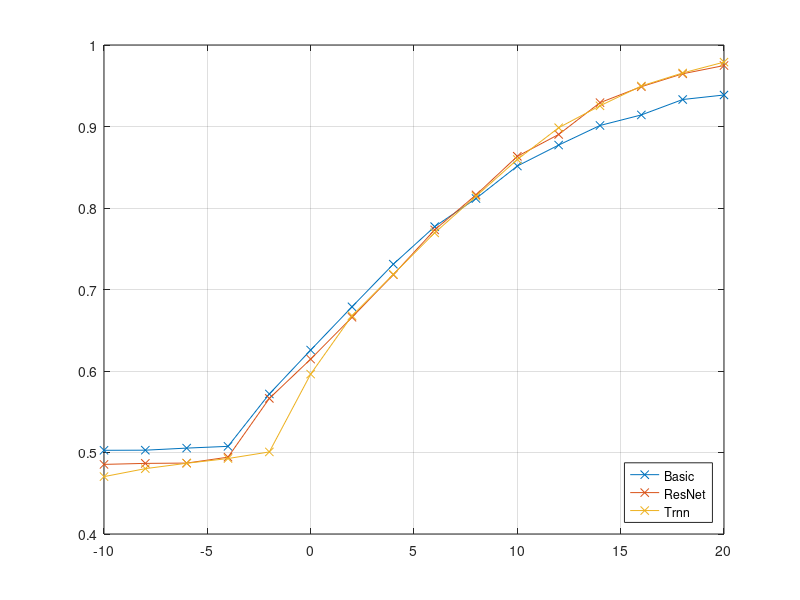
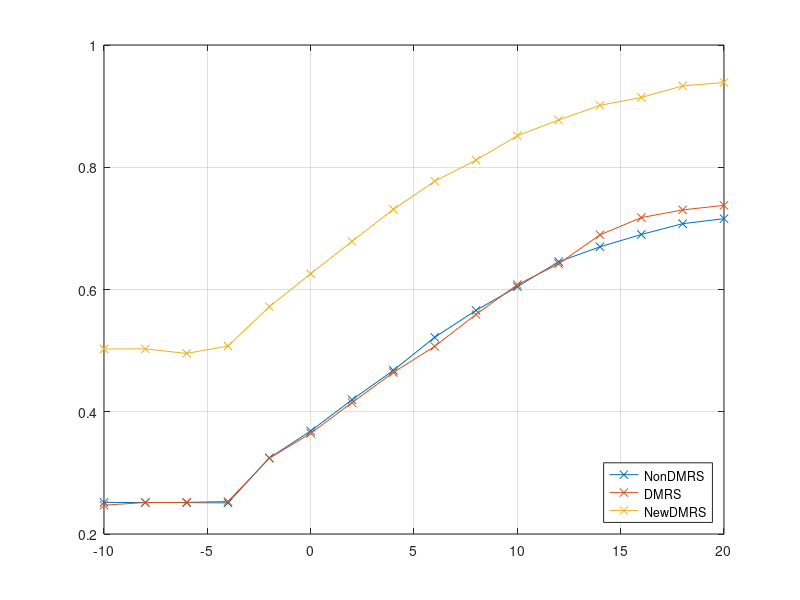
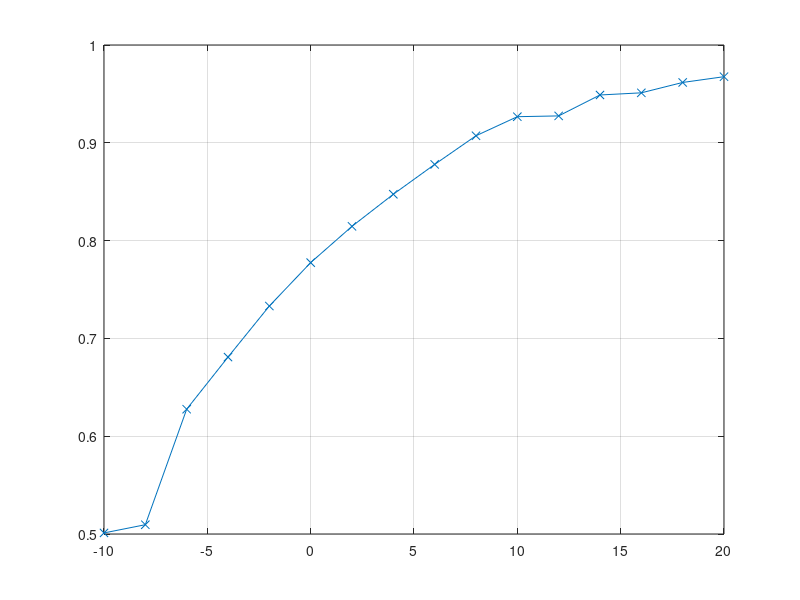

The MATLAB script that drew these images, in order:
clc, clear; close all;

snr = -10:2:20;

%% Sim01 Complexity Analysis

% NewDMRS Structure, Number of Test Data = 50000

basicNetAcc = [0.502710000000000   0.502845000000000   0.505390000000000   0.507550000000000   0.571820000000000   0.625690000000000   0.678750000000000   0.731060000000000   0.777120000000000   0.811630000000000   0.851505000000000   0.877220000000000   0.901250000000000   0.914200000000000   0.933115000000000   0.938655000000000];
basicNetTime = [12.4893311000000   11.6643151000000   11.7250251000000   11.6321512000000   11.8188733000000   11.7605831000000   11.6554020000000   11.7499376000000   11.7059616000000   11.7891560000000   11.6899642000000   11.6883154000000   11.6022984000000   11.7484516000000   11.6125921000000   11.7434726000000];

resNetAcc = [0.485415000000000	0.486650000000000	0.487012500000000   0.494270000000000   0.566370000000000   0.614575000000000   0.665970000000000   0.718165000000000   0.773140000000000   0.816105000000000   0.863410000000000   0.890235000000000   0.929250000000000   0.948840000000000   0.964680000000000   0.974795000000000];
resNetTime = [16.4982214000000   15.7844503000000   15.8205236000000   15.9284012000000   15.8093789000000   15.8924760000000   15.9965036000000   15.7939775000000   15.8930708000000   15.9079487000000   15.8848794000000   15.9653024000000   15.4976298000000   15.5205491000000   15.6052521000000   15.4870056000000];

tripleResNetAcc = [0.4704 0.4802 0.4868 0.4926 0.5007 0.5962 0.6678 0.7186 0.7695 0.8145 0.8595 0.8985 0.9254 0.9497 0.9657 0.9790];
tripleResNetTime = [];

% googleNetAcc = [];
% googleNetTime = [];

% vggNetAcc = [];
% vggNetTime = [];


figure;
plot(snr, basicNetAcc, '-x'); hold on; grid on;
plot(snr, resNetAcc, '-x'); hold on;
plot(snr, tripleResNetAcc, '-x'); hold on;
legend("Basic", "ResNet", "Trnn" ,'Location','southeast')

mean(basicNetTime)
% mean(resNetTime)
% mean(tripleResNetTime)


%% Sim02 DMRS Structure Comparison

nonDmrsAcc = [0.251710000000000	0.251515000000000	0.251320000000000	0.250910000000000	0.324415000000000	0.368515000000000	0.419605000000000	0.467680000000000	0.521710000000000	0.565880000000000	0.604515000000000	0.645480000000000	0.669845000000000	0.690040000000000	0.707660000000000	0.715890000000000];
dmrsAcc = [0.247175000000000   0.251491666666667   0.251791666666667   0.253308333333333   0.323883333333333   0.364650000000000   0.414841666666667   0.464216666666667   0.506983333333333   0.559216666666667   0.607900000000000   0.641966666666667   0.689450000000000   0.717616666666667   0.730258333333333   0.737700000000000];
newDmrsAcc = [0.502710000000000   0.502845000000000   0.495390000000000   0.507550000000000   0.571820000000000   0.625690000000000   0.678750000000000   0.731060000000000   0.777120000000000   0.811630000000000   0.851505000000000   0.877220000000000   0.901250000000000   0.914200000000000   0.933115000000000   0.938655000000000];

figure;
plot(snr, nonDmrsAcc, '-x'); hold on; grid on;
plot(snr, dmrsAcc, '-x'); hold on;
plot(snr, newDmrsAcc, '-x'); hold on;
legend("NonDMRS", "DMRS", "NewDMRS" , 'Location', 'southeast')

%% Sim03 Proposed Method Comparison

acc4Comb = [0.5011 0.5095 0.6276 0.6809 0.7331 0.7775 0.8146 0.8474 0.8779 0.9072 0.9267 0.9275 0.9489 0.9511 0.9617 0.9676];

figure;
plot(snr, acc4Comb, '-x'); hold on; grid on;